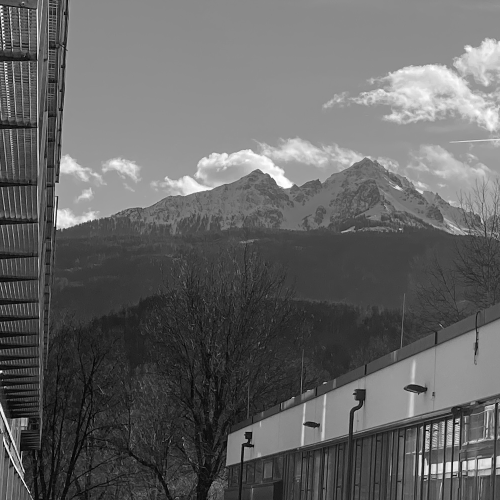
#> input picture img/hora.png, 1000 x 1000 px, found by its file name (shown at 1/2 size)
$ jupyter execute 2_lsbr.ipynb
#> lines starting #> are read from the running program, lines starting #| are printed output that depends on the picture
# Digitální neviditelný inkoust

## Workshop na steganografii

**Autoři:** Martin Beneš, Verena Lachner

<div style="text-align: center">
<a href="https://www.github.com/martinbenes1996/gyrec-stego-demo">
github.com/martinbenes1996/gyrec-stego-demo
</a>
</div>

## Setup notebooku

V tomhle notebooku budeme potřebovat obrázek `hora.png`. Spusťte následující buňku, abyste si jej stáhnuli.

[cell 1]
# stahnout hora.png z GitHubu
import requests
res = requests.get(f'https://github.com/martinbenes1996/gyrec-stego-demo/raw/main/img/hora.png')
with open('hora.png', 'wb') as f:
    f.write(res.content)

[cell 2]
import matplotlib.pyplot as plt
import numpy as np
from PIL import Image
import scipy.stats
import seaborn as sns
import string
import warnings
warnings.simplefilter(action='ignore', category=FutureWarning)
np.set_printoptions(threshold=99)
plt.rcParams["figure.figsize"] = (12, 3)
np.random.seed(12345)

## Co je steganografie?

= **ukrývání tajných správ** do nenápadných objektů ("obálek").

Naši obálkou pro dnešek bude digitální obrázek.

[cell 3]
cover = np.array(Image.open('hora.png')) # precti obrazek
#> cover is the input picture: shape (1000, 1000); min 0, max 255, mean 100.4
plt.imshow(cover,cmap = "gray");

## Steganografie nahrazováním LSB

Myšlenka: Člověk nerozpozná velmi blízké barvy.

[cell 4]
fig, ax = plt.subplots(1, 2, figsize=(6,3))
for i, v in enumerate([0, 1]):
    ax[i].imshow([[128+v]], vmin=0, vmax=255, cmap='gray');
    ax[i].set_title(f'{128+v}'); ax[i].axis('off');
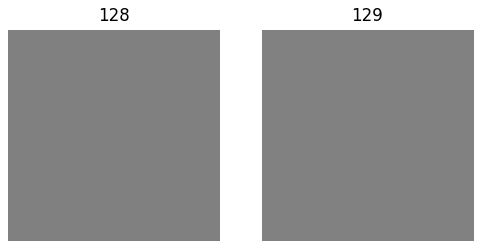
#> figure drawn by matplotlib, 2 panels

Ani když jsou vedle sebe.

[cell 5]
fig, ax = plt.subplots(1, 2)
for i, v in enumerate([0, 1]):
    ax[i].imshow([[128+v]], vmin=0, vmax=255, cmap='gray');
    ax[i].set_title(f'{128+v}'); ax[i].axis('off');
    fig.subplots_adjust(wspace=0);
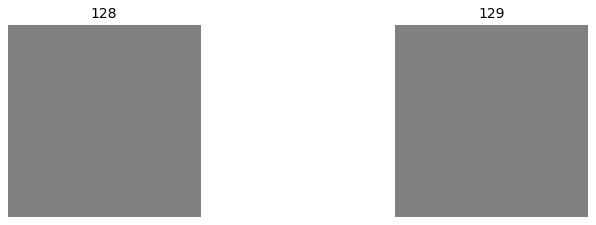
#> figure drawn by matplotlib, 2 panels

Tohle se nám hodí pro ukrytí zprávy.

### Počítač vidí všechno jako bity (0 a 1)

| Co vidíme        |     Co vidí počítač             |
|:----------------:|:-------------------------------:|
| "hi"             |     $01101000$ $01101001$       |
| $129$            |           $10000001$            |
| $128$            |           $10000000$            |

Barevné hodnoty pixelu sestávají z 8 bitů.

### Myšlenka: Nahraď nejméně významný bit (LSB) bitem zprávy

<span style="font-family: courier">tajná zpráva: 011010...</span>

<center>

</center>

### Myšlenka: Nahraď nejméně významný bit (LSB) bitem zprávy

<span style="font-family: courier; font-weight: normal">tajná zpráva: <span style="color: blue">0</span><span style="color: red">1</span><span style="color: green">1</span><span style="color: purple">0</span><span style="color: pink">1</span><span style="color: orange">0</span>...</span>

<center>

</center>

## Pojďme to naimplementovat

### Nejprve zpráva

Zadej super tajnou zprávu, kterou chceš poslat.

[cell 6]
message = 'super tajemstvi!'

Jsme moc líní, abychom psali dlouhou zprávu. Tak si vygenerujeme jednu náhodnou.

[cell 7]
letters_digits = list(string.ascii_letters+string.digits)

[cell 8]
N = int(cover.size * .5) // 8  # delka zpravy
#> N = 62500

[cell 9]
N
#> Out = 62500

[cell 10]
message = ''.join(np.random.choice(letters_digits, size=N))

[cell 11]
message[:30] + '...'
#> Out = 'ILDbKPLIDb2X7oPB32qYjlnkrsMhRN...'

Přeložme zprávu do 0 a 1.

Přidáváme zakončující znak "000000000" na konec zprávy, aby příjemce poznal, že zpráva skončila.

[cell 12]
message_bits = []
for character in message.encode('ascii') + b'\x00':
    for i in range(8):  # znak ma 8 bitu
        message_bits.append((character >> i) & 1)  # uloz bit
message_bits = np.array(message_bits)

[cell 13]
len(message_bits)
#> Out = 500008

Ukrýváme zprávu sekvenčně, od prvního pixelu.

[cell 14]
perm = np.linspace(0, cover.size-1, cover.size, dtype='int')

Pro každý pixel nahradíme jeho LSB odpovídajícím bitem zprávy.

[cell 15]
# iteratuj pres pixely
stego = cover.copy()
for i, it in enumerate(perm):
    if len(message_bits) <= i:
        break  # konec zpravy

    # index (x- and y-souradnice pixelu)
    idx = it // cover.shape[1], it % cover.shape[1]

    # zmen
    stego[idx] &= ~0 << 1
    stego[idx] |= message_bits[i]

Úspěšně jsme ukryli zprávu. Jako důkaz se podíváme na rozdíl mezi obálkou a obálkou se zprávou (stego).

[cell 16]
plt.imshow(cover != stego, vmin=0, vmax=1, cmap='gray');
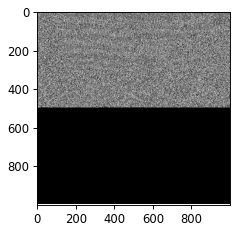
#> figure drawn by matplotlib, 1 panel

## Máme ale problém!

Protože jsme ukrývali sekvenčně do velmi homogenní části (nebe), naše změny jsou jasně vidět v LSB rovině.

[cell 17]
fig, ax = plt.subplots(1, 3, figsize=(13, 13))
ax[0].imshow(cover, cmap = "gray");
ax[1].imshow(cover & 1, cmap = "gray");
ax[2].imshow(stego & 1, cmap = "gray");
for i, t in enumerate(['obalka','LSB obalky','LSB stega']):
    ax[i].axis('off'); ax[i].set_title(t)
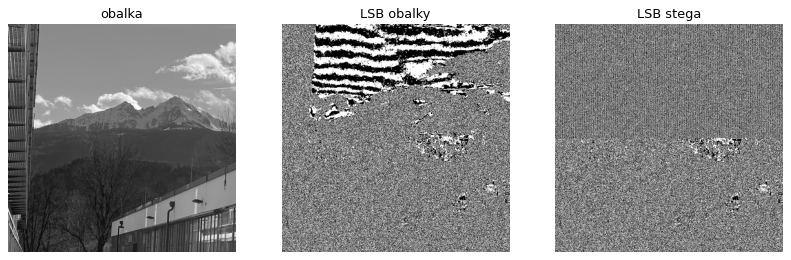
#> figure drawn by matplotlib, 3 panels

### Řešení: pseudonáhodné rozprostření zprávy po obrázku

Pseudonáhodný znamená, že něco vypadá náhodně, ale můžeme to zopakovat použitím stejného seedu/klíče, který jsme použili prvně.

Např. krajina v minecraft světě je vygenerovaná pseudonáhodně.

<center>

</center>

Teď se můžeme zamíchat místa, která měníme.

[cell 18]
perm = np.linspace(0, cover.size-1, cover.size, dtype='int64')

[cell 19]
rng = np.random.default_rng(12345) # <- zde vybereme seed

[cell 20]
perm = rng.permutation(perm) # <- tohle zamicha poradi

Zbytek kódu zůstane stejný.

Rozdíly pixelů mezi obálkou a permutovaným stego vypadají takhle.

[cell 21]
# iterujeme pres pixely
stego = cover.copy()  # zkopiruj obalku
for i, it in enumerate(perm):
    # konec zpravy
    if len(message_bits) <= i:
        break

    # index (x- a y-souradnice)
    idx = it // cover.shape[1], it % cover.shape[1]

    # nahrazeni bitem zpravy
    stego[idx] &= ~0 << 1
    stego[idx] |= message_bits[i]

[cell 22]
plt.imshow(cover != stego, vmin=0, vmax=1, cmap='gray');
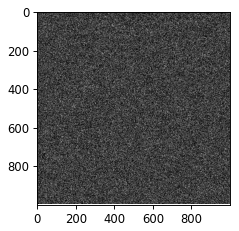
#> figure drawn by matplotlib, 1 panel

A LSB roviny teď vypadají takhle. Hurá!

[cell 23]
fig, ax = plt.subplots(1, 2, figsize=(15, 15))

ax[0].imshow(cover & 1, cmap = "gray");
ax[1].imshow(stego & 1, cmap = "gray");
for i,t in enumerate(['obalky','permutovaneho stega']):
    ax[i].axis('off'); ax[i].set_title(f'LSB {t}');
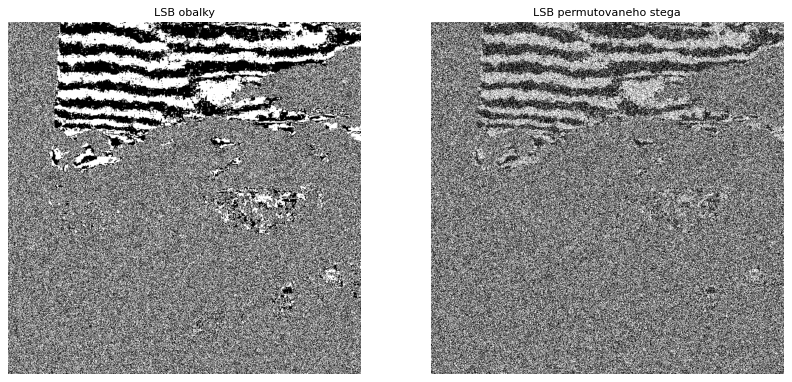
#> figure drawn by matplotlib, 2 panels

## Na straně příjemce

Ve stego obrázku: Posbírej LSB pixelů podél pseudonáhodné permutace, a převeď je na písmena.

[cell 24]
message_bits_extracted = []
for i, it in enumerate(perm): # <- stejny pseudonahodny pruchod

    # index (x- a y-souradnice)
    idx = it // stego.shape[1], it % stego.shape[1]

    # extrahuj bit zpravy
    message_bits_extracted.append(stego[idx] & 1)

    # zkontroluj konec
    if (i + 1) % 8 == 0: # <- koncovy znak '00000000'
        if all([b == 0 for b in message_bits_extracted[-8:]]):
            break
#> after the loop, message_bits_extracted = 500008 items

Bity zprávy převedeme zpět na řetězec znaků.

[cell 25]
# preved na znaku
message_bytes_extracted = b''
for i in range(len(message_bits_extracted)//8):
    char_bits = list(message_bits_extracted[i*8:(i+1)*8])

    # dekoduj byte
    byte = 0
    for i, bit in enumerate(char_bits):
        byte |= bit << i
    message_bytes_extracted += int(byte).to_bytes(1, byteorder='big')
#> this loop made 62501 passes
#> char_bits on passes 1 to 3: [1, 0, 0, 1, 0, 0, 1, 0], [0, 0, 1, 1, 0, 0, 1, 0], [0, 0, 1, 0, 0, 0, 1, 0]

# odstran koncovy znak
message_extracted = bytes.decode(message_bytes_extracted, 'ascii').split('\0')[0]

[cell 26]
message == message_extracted
#> Out = True

$ run again, with img/dum.png copied over img/hora.png
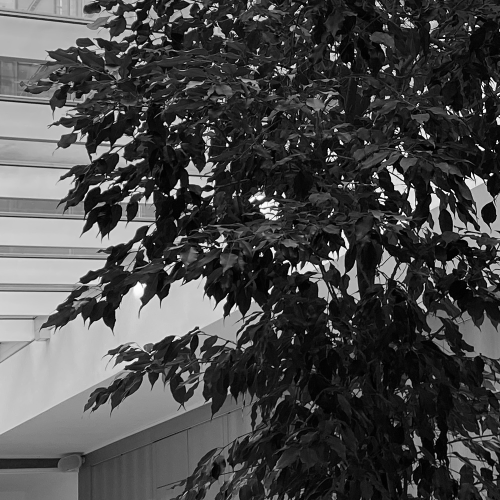
#> input picture img/dum.png, 1000 x 1000 px, found by its file name (shown at 1/2 size)
#> cover is the input picture: shape (1000, 1000); min 0, max 255, mean 73
#> `[cell 22] plt.imshow(cover != stego, vmin=0, vmax=1, cmap='gray');`:
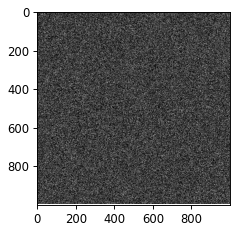
#> figure drawn by matplotlib, 1 panel
#> `[cell 23] fig, ax = plt.subplots(1, 2, figsize=(15, 15))  ax[0].imshow..`:
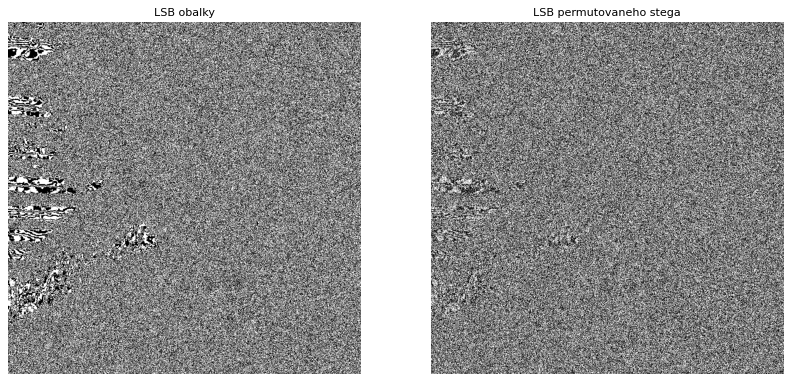
#> figure drawn by matplotlib, 2 panels
#> after the loop `for i, it in enumerate(perm):`: message_bits_extracted = 500008 items
#> the loop `for i in range(len(message_bits_extracted)//8):` made 62501 passes
#> char_bits on passes 1 to 3: [1, 0, 0, 1, 0, 0, 1, 0], [0, 0, 1, 1, 0, 0, 1, 0], [0, 0, 1, 0, 0, 0, 1, 0]
#> `message == message_extracted`: Out = True

$ run again, with img/stena.png copied over img/hora.png
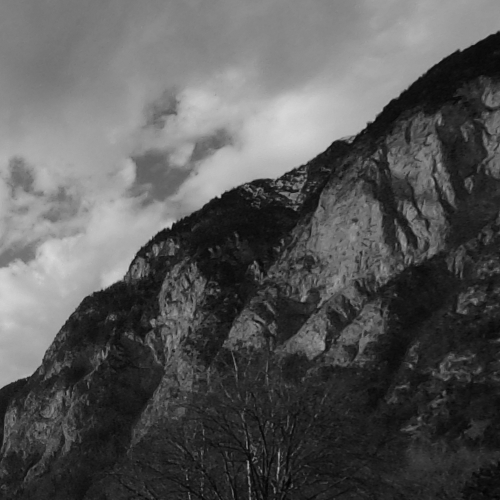
#> input picture img/stena.png, 1000 x 1000 px, found by its file name (shown at 1/2 size)
#> cover is the input picture: shape (1000, 1000); min 0, max 217, mean 87.2
#> `[cell 22] plt.imshow(cover != stego, vmin=0, vmax=1, cmap='gray');`:
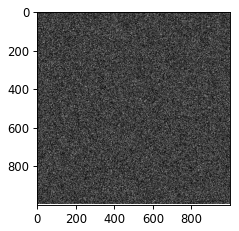
#> figure drawn by matplotlib, 1 panel
#> `[cell 23] fig, ax = plt.subplots(1, 2, figsize=(15, 15))  ax[0].imshow..`:
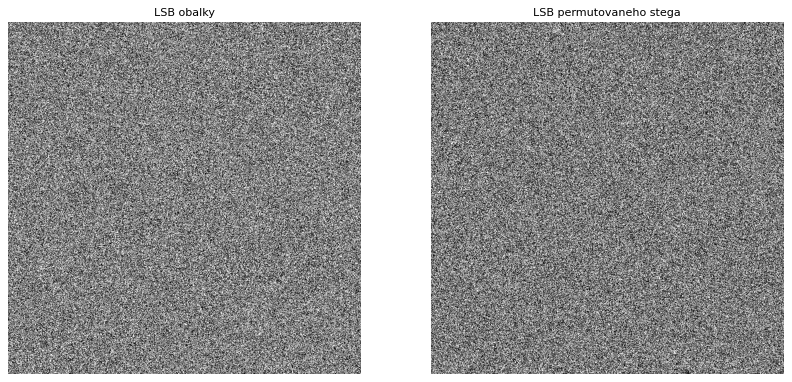
#> figure drawn by matplotlib, 2 panels
#> after the loop `for i, it in enumerate(perm):`: message_bits_extracted = 500008 items
#> the loop `for i in range(len(message_bits_extracted)//8):` made 62501 passes
#> char_bits on passes 1 to 3: [1, 0, 0, 1, 0, 0, 1, 0], [0, 0, 1, 1, 0, 0, 1, 0], [0, 0, 1, 0, 0, 0, 1, 0]
#> `message == message_extracted`: Out = True
